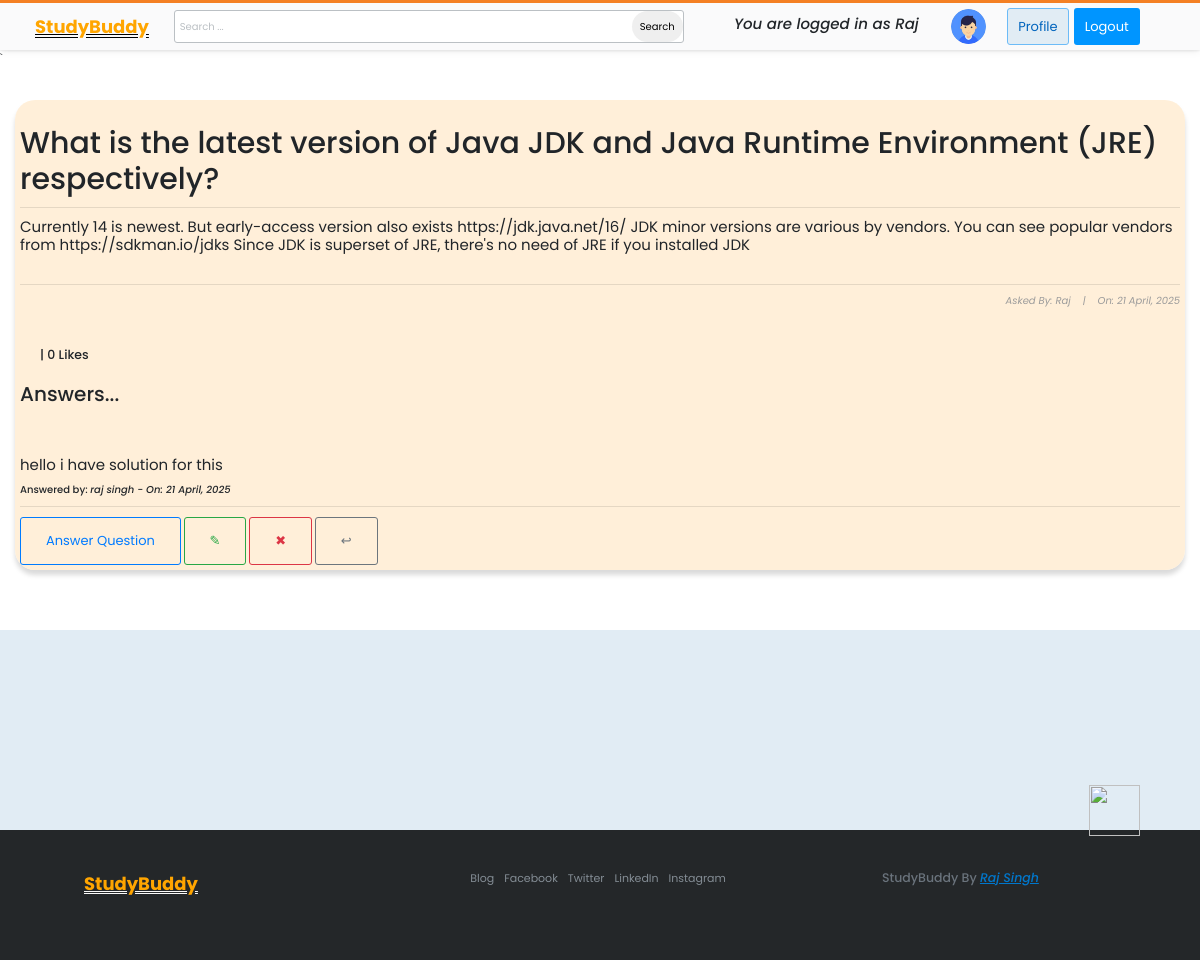
Page /questions/17/ (signed in) on the committed database.
### stackusers/models.py (models this page shows, shortened)
class Profile(models.Model):
    user = models.OneToOneField(User, on_delete=models.CASCADE)
    bio = models.CharField(max_length=1000)
    phone = models.IntegerField(null=True, blank=True)
    image = models.ImageField(default='default.jpg', upload_to="profile_pic")

### stackbase/models.py (models this page shows, shortened)
class Question(models.Model):
    user = models.ForeignKey(User, on_delete=models.CASCADE)
    title = models.CharField(max_length=10000)
    content = RichTextField()
    likes = models.ManyToManyField(User, related_name='question_post')
    date_created = models.DateTimeField(default=timezone.now)
    def total_likes(self):
        return self.likes.count()

class Comment(models.Model):
    question = models.ForeignKey(Question, related_name="comment", on_delete=models.CASCADE)
    name = models.CharField(max_length=1000)
    content = RichTextField()
    date_created = models.DateTimeField(default=timezone.now)

### stackbase/views.py (the view)
# urls.py: path('questions/<int:pk>/', views.QuestionDetailView.as_view(), name="question-detail"),
class QuestionDetailView(DetailView):
    model = Question
    def get_context_data(self, *args, **kwargs):
        context = super(QuestionDetailView, self).get_context_data()
        something = get_object_or_404(Question, id=self.kwargs['pk'])
        total_likes = something.total_likes()
        liked = False
        if something.likes.filter(id=self.request.user.id).exists():
            liked = True
        context['total_likes'] = total_likes
        context['liked'] = liked
        return context

### stackbase/templates/stackbase/question_detail.html (shortened to what this page needs)
{% extends 'base.html' %}
{% block content %}
<!DOCTYPE html>
<html lang="en">
<head>
</head>
<body>
    <div class="container">
        <div class="list-question">
            <div class="questions">
                <div class="container" style="background-color: rgba(255, 235, 209, 0.808); padding: 5px; box-shadow: rgba(0, 0, 0, 0.15) 0px 5px 5px 0px; border-radius: 20px;" >
                    <h3 id="fh3">{{question.title}}</h3>
                    <hr>
                    <h6 id="fh6">{{ question.content|safe }}</h6>
                    <hr>
                    <h6 id="fh6" style="font-size: 10px; font-style: italic; color: rgb(155, 155, 155); text-align: right;">Asked By: {{ object.user|title }}</a>&nbsp;&nbsp;&nbsp; |&nbsp;&nbsp;&nbsp; On: {{ object.date_created|date:"j F, Y" }}</h6>
                    <br>
                        <form action="{% url 'stackbase:like_post' object.pk %}" method="POST">
                            {% if user.is_authenticated %}
                                {% if liked %}
                                    <div style="display: flex; align-items: center; margin-left: 10px;">
                                        <button type="submit" name="question_id" value="{{ question.id }}" style="border: none; border-radius: 60px;"><img src="https://image.similarpng.com/very-thumbnail/2020/06/Dislike-icon-transparent-PNG.png" alt="" style="width: 40px;"></button> <h5 style="margin-left: 10px; cursor: pointer;"> |  {{ total_likes }} Likes</h5>
                                    </div>
                                {% else %}
                                    <div style="display: flex; align-items: center; margin-left: 10px;">
                                        <h5 style="margin-left: 10px; cursor: pointer;"> |  {{ total_likes }} Likes</h5>
                                    </div>
                                {% endif %}
                            {% else %}
                                <h5 style="margin-left: 10px; cursor: pointer;"><a href="{% url 'login' %}">Login</a> to Like Question |  {{ total_likes }} Likes</h5>
                            {% endif %}
                        </form>
                    <br>
                    <h2>Answers...</h2> <br><br><br>
                    {% if not question.comment.all %}
                        <h3>No Answers yet... <a href="{% url 'stackbase:question-comment' question.id %}">Answer Question</a> </h3>
                    {% else %}
                        {% for comment in question.comment.all %}
                            <h5 style="font-weight: normal; font-size: 15px;">{{comment.content|safe}}</h5>
                            <h3 style="font-size: 10px;">Answered by: <i>{{comment.name}} - On: {{comment.date_created|date:"j F, Y"}}</i></h3>
                            <hr>
                        {% endfor %}
                    {% endif %}
                    {% if user.is_authenticated %}
                    <a class="btn btn-outline-primary" id="fa" href="{% url 'stackbase:question-comment' question.id %}" style="text-decoration: none;">Answer Question</a>
                    <a style="text-decoration: none; " class="btn btn-outline-success" href="{% url 'stackbase:question-update' question.id %}">&#x270E;</a>
                    <a style="text-decoration: none; " class="btn btn-outline-danger" href="{% url 'stackbase:question-delete' question.id %}">&#x2716;</a>
                    <a style="text-decoration: none; " class="btn btn-outline-secondary" href="{% url 'stackbase:question-lists' %}">&#x21a9;</a>
                    {% else %}
                     <h5 style="margin-left: 10px; cursor: pointer;"><a href="{% url 'login' %}">Login</a> to Answer Question  </h5>
                    {% endif %}
                </div> <br><br>
                </div> <br>
            </div>
        </div>
        <br>
</body>
</html>
{% endblock content %}

### templates/base.html (shortened to what this page needs)
{% load static %}
<!doctype html>
<html lang="en">
<head>
    <link rel="stylesheet" href="https://maxcdn.bootstrapcdn.com/bootstrap/4.0.0/css/bootstrap.min.css">
    <link rel="stylesheet" href="{% static 'main.css' %}">
</head>
<body>
<header>
<div class="nav-container">
    <nav>
         <div class="nav-brand">
            <a href="" class="nav-icon">
            <a href="{% url 'stackbase:home' %}" style="text-decoration: underline;text-decoration-style: double;text-decoration-color: rgb(0, 0,0);color: orange;"><div class="nav-icon-text"> <span cntlass="nav-bold-text">StudyBuddy</span></a>
                </div>
        </div>
        <div class="nav-search">
            <div class="search-container">
                <form action="" method="GET">
                    <table>
                        <tr>
                            <td><input type="text" id="" name="search-area" placeholder="Search ... "></td>
                            <td> <button type="submit" style="margin-left: 250px; border-radius: 20px; border: none; padding: 8px;">Search</button></td>
                        </tr>
                    </table>
                </form>
            </div>
        <div class="nav-right-buttons">
            {% if user.is_authenticated %}
                <h4><i>You are logged in as {{ user.username|title }}</i></h4> &nbsp;&nbsp;&nbsp;&nbsp;&nbsp;&nbsp;&nbsp;&nbsp;&nbsp;&nbsp;&nbsp;&nbsp;
                <div class="m-b-25"> <a href="{% url 'profile' %}"><img src="{{ user.profile.image.url }}" class="img-radius" alt="User-Profile-Image"  style="border-radius:50%; width:35px;"></a> </div> &nbsp;&nbsp;&nbsp;&nbsp;&nbsp;&nbsp;&nbsp;&nbsp;
                <a href="{% url 'profile' %}" class="btn btn-login">Profile</a>
                <form method="POST" action="{% url 'logout' %}" style="display: inline;">
                    <button type="submit" class="btn btn-register">Logout</button>
                </form>
            {% else %}
                <h4><i>For best experience login first </i>....</h4>&nbsp;&nbsp;&nbsp;&nbsp;&nbsp;&nbsp;&nbsp;
                <a href="{% url 'login' %}" class="btn btn-login">Log in</a>
                <a href="{% url 'register' %}" class="btn btn-register">Sign up</a>
            {% endif %}
        </div>
</div>`
</header>
{% block content %}
{% endblock content %}
<section class="jobs">
</section>
<footer class="footer">
    <img src="https://cdn.sstatic.net/Img/home/robot.svg?v=dfa16a330cbd" alt="" class="footer-robot-img">
<div class="container">
    <div class="footer-content">
        <div class="footer-icon">
        </div>
        <div class="footer-nav">
            <div class="leftdiv">
            <a href="{% url 'stackbase:home' %}" style="text-decoration: underline;text-decoration-style: double;text-decoration-color: rgb(250,250,250);color: orange;"><div class="nav-icon-text"> <span cntlass="nav-bold-text">StudyBuddy</span></a>
            </div>
        </div>
        <div class="footer-nav-col">
            <div class="social-media" style="float: right;">
                <ul>
                    <li>
                        <a href="#">Blog</a>
                    </li>
                    <li>
                        <a href="#">Facebook</a>
                    </li>
                    <li>
                        <a href="#">Twitter</a>
                    </li>
                    <li>
                        <a href="#">LinkedIn</a>
                    </li>
                    <li>
                        <a href="#">Instagram</a>
                    </li>
                </ul>
            </div>
        </div>
        <div class="footer-nav-col" >
            <center> <h5><p> StudyBuddy By <a href="https://www.linkedin.com/in/raj-singh-297195256/"><i style="text-decoration-line: underline;">Raj Singh</i>
         </div>
    </div>
</div>
</footer>
</body>
</html>

### stackbase/templates/stackbase/question_detail.html (style rules this page uses)
body { margin-top: 100px; font-family: 'Poppins', sans-serif; }
#fh3 { text-align: center; font-size: 30px; padding-top: 20px; text-align: left; }
#fh6 { text-align: left; font-size: 15px; padding-bottom: 20px; font-weight: normal; }

### rows in the picture
Question: title "What is the latest version of Java JDK and Java Runtime Environment (JRE) respectively?", content "Currently 14 is newest. But early-access version also exists https://jdk.java.net/16/ JDK minor versions are various by vendors. You can see popular vendors from https://sdkman.io/jdks Since JDK is superset of JRE, there's no need of JRE if you installed JDK", user "Raj", date_created "21 April, 2025"
Comment: content "hello i have solution for this", name "raj singh", date_created "21 April, 2025"

### other values in the picture
{{ user.username|title }} "Raj"
{{ total_likes }} "0"
